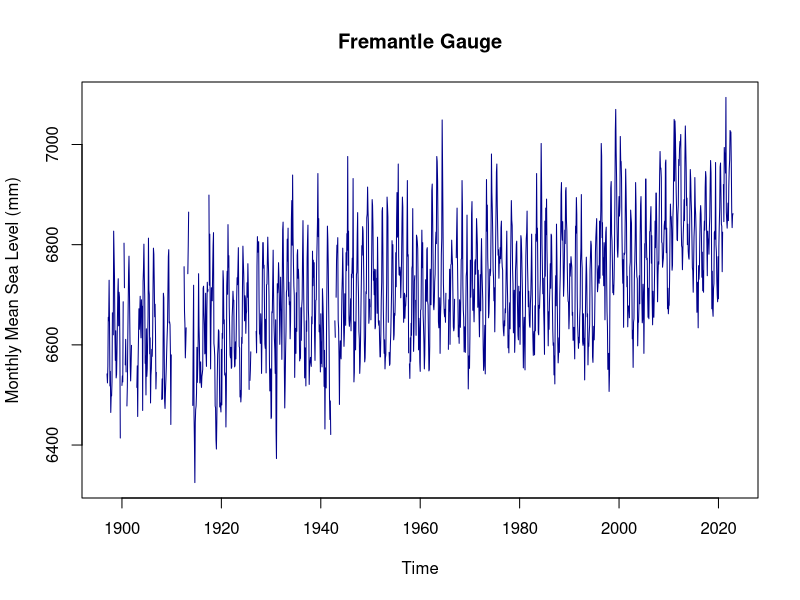

Source code (R): (Note: this script raises an error after producing the figure.)
## ---- chunk 1
sea_fremantle <- read.csv("Sea Level Fremantle.csv", header = TRUE)

time_series_fremantle <- ts(sea_fremantle$Level, start = c(1897,1), frequency=12)
time_series_fremantle [time_series_fremantle  == -99999] <- NA
plot(time_series_fremantle,ylab="Monthly Mean Sea Level (mm)", col="blue4",
     main="Fremantle Gauge")
## ---- chunk 2
sea_yamba <- read.csv("Sea Level Yamba.csv", header = TRUE)

time_series_yamba <- ts(sea_yamba $Level, start = c(1986,1), frequency=12)
time_series_yamba  [time_series_yamba   == -99999] <- NA
plot(time_series_yamba ,ylab="Monthly Mean Sea Level (mm)", col="red4",
     main="Fremantle Gauge")
## ---- chunk 3

time_series_fremantle [time_series_fremantle  == -99999] <- NA
plot(time_series_fremantle,ylab="Monthly Mean Sea Level (mm)", col="blue4",
     main="Fremantle Gauge")
time_series_yamba  [time_series_yamba   == -99999] <- NA
lines(time_series_yamba, col = "red3", lwd = 2)

legend("topleft",
       legend = c("Fremantle", "Yamba"),
       col = c("blue4", "red3"),
       lty = 1,
       lwd = 2,
       bty = "n",      # removes the box
       cex = 0.8)   # makes legend text smaller
